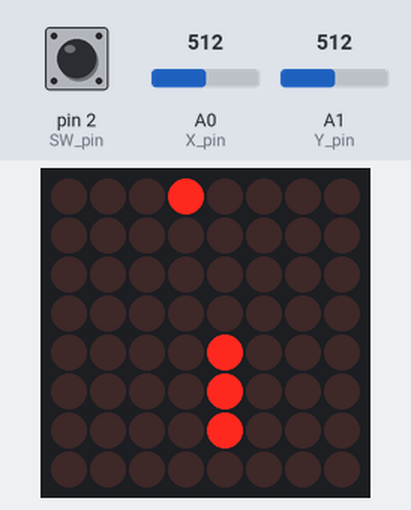
A sketch run on a simulated Arduino Uno, built with avr-gcc and run on an emulated ATmega328P. Parts: 8×8 LED matrix. The test bench sets the inputs (shaded band); at power-on: A1 (Y_pin) = 512, A0 (X_pin) = 512, pin 2 (SW_pin) HIGH. Random numbers use the default seed unless the sketch sets one.

Above: at 1.28 s.
1.3 s: A1 (Y_pin) set to 419
3.6 s: A1 (Y_pin) set to 400
At 4.16 s:
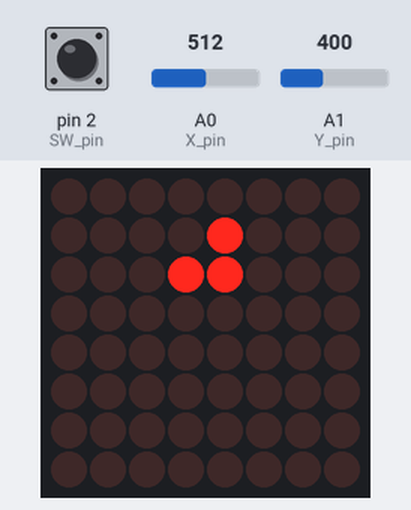
5.7 s: A0 (X_pin) set to 426
7.8 s: A0 (X_pin) set to 397
At 8.4 s:
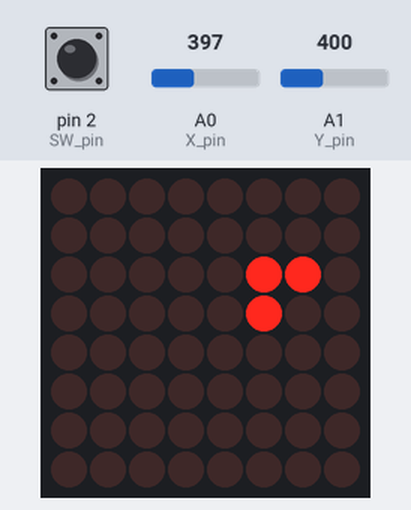
9.9 s: A0 (X_pin) set to 422
At 10.82 s:
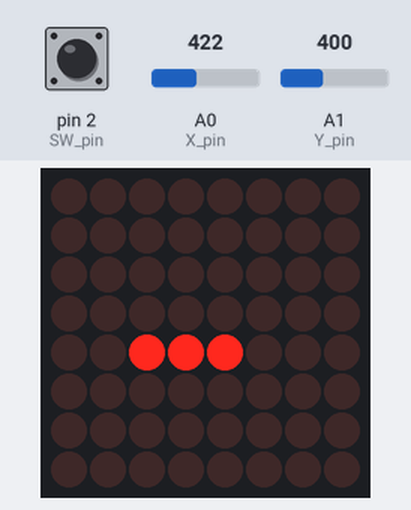
12.0 s: A0 (X_pin) set to 402
At 12.64 s:
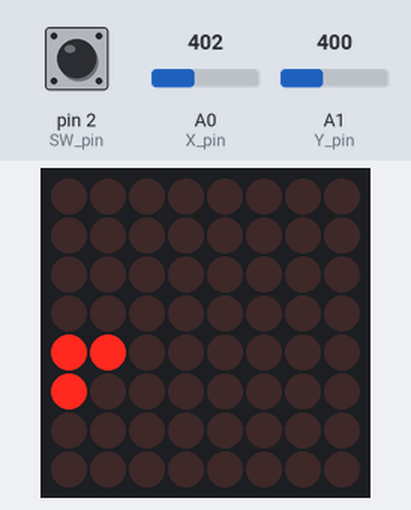

The sketch:

snake.ino
```cpp
#include "LedControl.h"
#include <stdlib.h>

const int SW_pin = 2;
const int X_pin = 0;
const int Y_pin = 1;

LedControl lc = LedControl(12,10,11,1);
void setup() {
  lc.shutdown(0,false);
  lc.setIntensity(0,1);
  lc.clearDisplay(0);
  pinMode(SW_pin, INPUT);
  digitalWrite(SW_pin, HIGH);
  randomSeed(analogRead(0));
  SetStartVariables();
}

struct Coords {
    int x;
    int y;
};

//Character position X and Y
int HeadPosX;
int HeadPosY;
Coords SnakeBody[64];
int SnakeLength;
int MovementDirectionX;
int MovementDirectionY;
bool GameOver = false;

void SetStartVariables() {
    HeadPosX = 4;
    HeadPosY = 4;
    SnakeLength = 3;
    MovementDirectionX = 1;
    MovementDirectionY = 0;
    SnakeBody[0] = {4, 4};
    SnakeBody[1] = {3, 4};
    SnakeBody[2] = {2, 4};
    GameOver = false;
    lc.shutdown(0, false);
    lc.clearDisplay(0);
    FoodUpdate();
}

int FoodX = random(8);
int FoodY = random(8);

int PartOfFrame = 1;
int FramesPerMovement = 4;
int MSPerMovement = 600;


void loop() {
  if (PartOfFrame == FramesPerMovement){
    MovementUpdate();
    BodyUpdate();
    PartOfFrame = 1;
  }else{
    PartOfFrame++;
  }
  LEDViewUpdate();
  delay(MSPerMovement / FramesPerMovement);

  if(digitalRead(SW_pin) == 0 && GameOver){
    SetStartVariables();
  }
}

void MovementUpdate(){
  int XValue = analogRead(X_pin);
  int YValue = analogRead(Y_pin);
  if(XValue > 612 && MovementDirectionX == 0) {MovementDirectionX = -1; MovementDirectionY = 0;}
  else if(XValue < 412 && MovementDirectionX == 0) {MovementDirectionX = 1; MovementDirectionY = 0;}
  else if(YValue > 612 && MovementDirectionY == 0) {MovementDirectionY = 1; MovementDirectionX = 0;}
  else if(YValue < 412 && MovementDirectionY == 0) {MovementDirectionY = -1; MovementDirectionX = 0;}
}

void BodyUpdate() {
  HeadPosX += MovementDirectionX;
  if(HeadPosX == 8) HeadPosX = 0;
  if(HeadPosX == -1) HeadPosX = 7;
  HeadPosY += MovementDirectionY;
  if(HeadPosY == 8) HeadPosY = 0;
  if(HeadPosY == -1) HeadPosY = 7;

  for (int i = 0; i < SnakeLength; i++){
    if(HeadPosX == SnakeBody[i].x && HeadPosY == SnakeBody[i].y && i != 1){
      lc.shutdown(0,true);
      GameOver = true;
    }
  }

  if(HeadPosX == FoodX && HeadPosY == FoodY) {SnakeLength++; FoodUpdate();}

  Coords positionToPassDown = {HeadPosX, HeadPosY};
  Coords temp;

  for (int i = 0; i < SnakeLength; i++) {
    temp = SnakeBody[i];
    SnakeBody[i] = positionToPassDown;
    positionToPassDown = temp;
  }
}
bool Blink = true;
void LEDViewUpdate(){
  lc.clearDisplay(0);
  for (int i = 0; i < SnakeLength; i++){
    lc.setLed(0, SnakeBody[i].x, SnakeBody[i].y, true);
  }
  lc.setLed(0, FoodX, FoodY, Blink);
  if(Blink){
    Blink = false;
  }else{
    Blink = true;
  }
}

void FoodUpdate(){
  FoodX = random(8);
  FoodY = random(8);
  for (int i = 0; i < SnakeLength; i++){
    if(FoodX == SnakeBody[i].x && FoodY == SnakeBody[i].y) {FoodUpdate();}
  }
}
```

Measured:
- the behaviour switches between 412 and 411 on A1 (Y_pin) (found by bisection; images 0 and 1)
- the behaviour switches between 412 and 411 on A0 (X_pin) (found by bisection; images 1 and 2)
